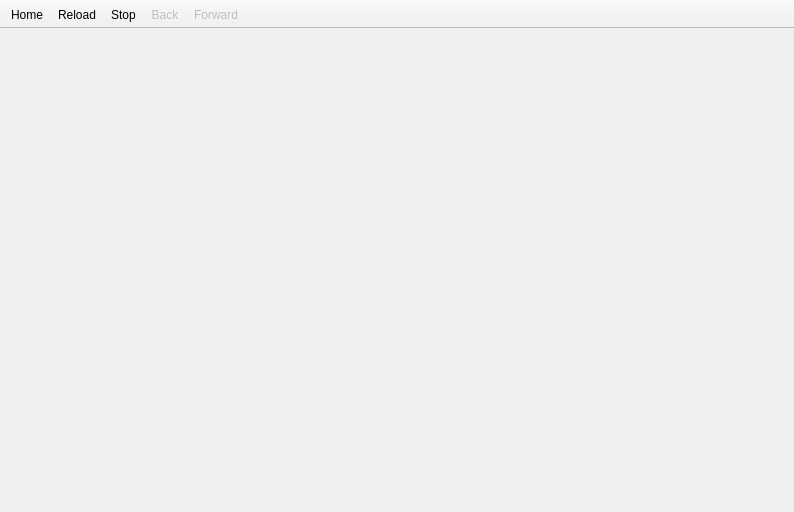
<?xml version="1.0" encoding="UTF-8"?>
<ui version="4.0">
 <class>BrowserWindow</class>
 <widget class="QMainWindow" name="BrowserWindow">
  <property name="geometry">
   <rect>
    <x>0</x>
    <y>0</y>
    <width>794</width>
    <height>512</height>
   </rect>
  </property>
  <property name="sizePolicy">
   <sizepolicy hsizetype="Minimum" vsizetype="Minimum">
    <horstretch>0</horstretch>
    <verstretch>0</verstretch>
   </sizepolicy>
  </property>
  <property name="windowTitle">
   <string>MainWindow</string>
  </property>
  <widget class="QWidget" name="centralwidget">
   <layout class="QVBoxLayout" name="verticalLayout">
    <property name="leftMargin">
     <number>0</number>
    </property>
    <property name="topMargin">
     <number>0</number>
    </property>
    <property name="rightMargin">
     <number>0</number>
    </property>
    <property name="bottomMargin">
     <number>0</number>
    </property>
   </layout>
  </widget>
  <widget class="QToolBar" name="toolBar">
   <property name="enabled">
    <bool>true</bool>
   </property>
   <property name="windowTitle">
    <string>toolBar</string>
   </property>
   <property name="movable">
    <bool>false</bool>
   </property>
   <property name="floatable">
    <bool>false</bool>
   </property>
   <attribute name="toolBarArea">
    <enum>TopToolBarArea</enum>
   </attribute>
   <attribute name="toolBarBreak">
    <bool>false</bool>
   </attribute>
   <addaction name="actionHome"/>
   <addaction name="actionReload"/>
   <addaction name="actionStop"/>
   <addaction name="actionBack"/>
   <addaction name="actionForward"/>
  </widget>
  <action name="actionHome">
   <property name="icon">
    <iconset resource="../res/gui.qrc">
     <normaloff>:/gui/icons8-shutdown-64.png</normaloff>:/gui/icons8-shutdown-64.png</iconset>
   </property>
   <property name="text">
    <string>Home</string>
   </property>
   <property name="toolTip">
    <string>Home</string>
   </property>
  </action>
  <action name="actionReload">
   <property name="icon">
    <iconset resource="../res/gui.qrc">
     <normaloff>:/gui/icons8-sync-64.png</normaloff>:/gui/icons8-sync-64.png</iconset>
   </property>
   <property name="text">
    <string>Reload</string>
   </property>
  </action>
  <action name="actionBack">
   <property name="enabled">
    <bool>false</bool>
   </property>
   <property name="icon">
    <iconset resource="../res/gui.qrc">
     <normaloff>:/gui/icons8-back-arrow-64.png</normaloff>:/gui/icons8-back-arrow-64.png</iconset>
   </property>
   <property name="text">
    <string>Back</string>
   </property>
  </action>
  <action name="actionForward">
   <property name="enabled">
    <bool>false</bool>
   </property>
   <property name="icon">
    <iconset resource="../res/gui.qrc">
     <normaloff>:/gui/icons8-forward-button-64.png</normaloff>:/gui/icons8-forward-button-64.png</iconset>
   </property>
   <property name="text">
    <string>Forward</string>
   </property>
  </action>
  <action name="actionStop">
   <property name="icon">
    <iconset resource="../res/gui.qrc">
     <normaloff>:/gui/icons8-cancel-64.png</normaloff>:/gui/icons8-cancel-64.png</iconset>
   </property>
   <property name="text">
    <string>Stop</string>
   </property>
  </action>
 </widget>
 <resources>
  <include location="../res/gui.qrc"/>
 </resources>
 <connections/>
</ui>
